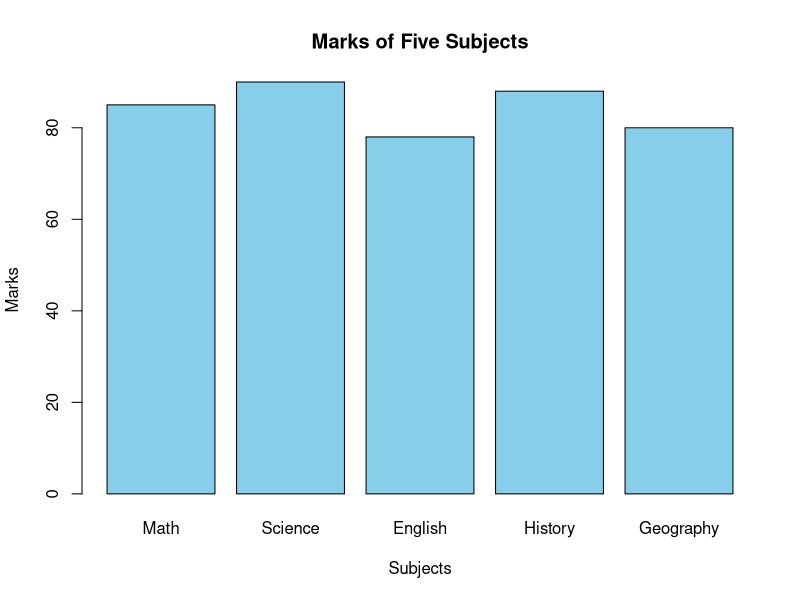

Here is the R script that generated this plot:
# Data
subjects <- c("Math", "Science", "English", "History", "Geography")
marks <- c(85, 90, 78, 88, 80)

# Bar plot
barplot(marks, names.arg = subjects, col = "skyblue", main = "Marks of Five Subjects",
        ylab = "Marks", xlab = "Subjects")
